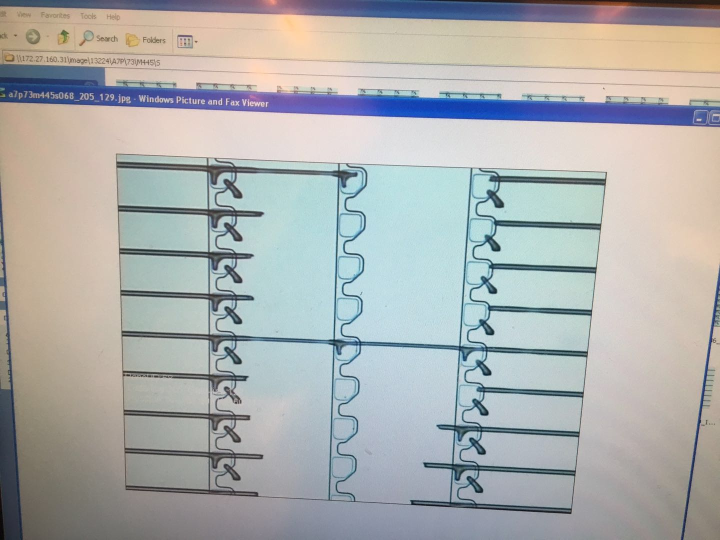
#> input picture python/opencv/1.jpg, 1440 x 1080 px (shown at 1/2 size)
$ python opencv.py   (older library calls are emulated)
#> lines starting #> are read from the running program, lines starting #| are printed output that depends on the picture
import cv2
import numpy
import os
from scipy import ndimage
# [75 lines left out: functions randomImage, test1, test2, test3, test4, not called in this run]

def test5():
    img = cv2.imread("1.jpg")
#> img is the input picture: shape (1080, 1440, 3); mean B, G, R 173.7, 174.6, 172.6
    gray = cv2.cvtColor(img,cv2.COLOR_BGR2GRAY)
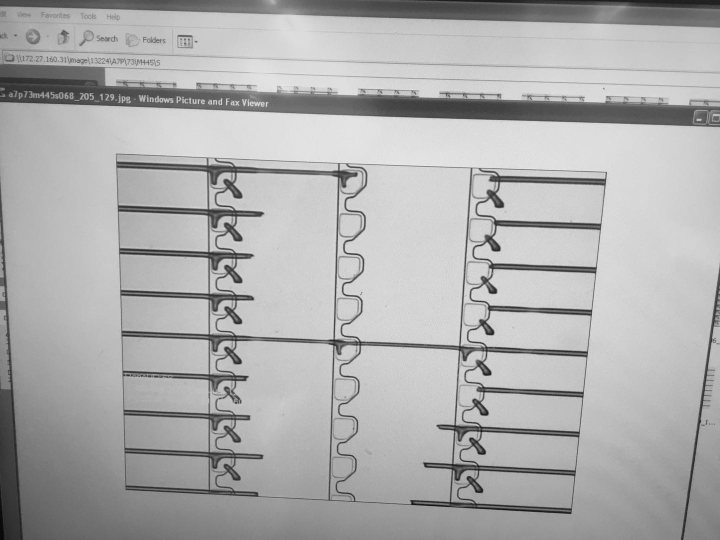
#> gray: shape (1080, 1440) (shown at 1/2 size); min 2, max 243, mean 173.9
    sift = cv2.xfeatures2d.SIFT_create()
    keypoints,descriptor = sift.detectAndCompute(gray,None)
#> keypoints = 4038 keypoints; strongest (x, y, size): (986, 581, 11.1), (992, 495, 12.2), (980, 663, 11.5), (999, 408, 12.6)

#> (the run stopped early here; a loop or call above may not have finished)
